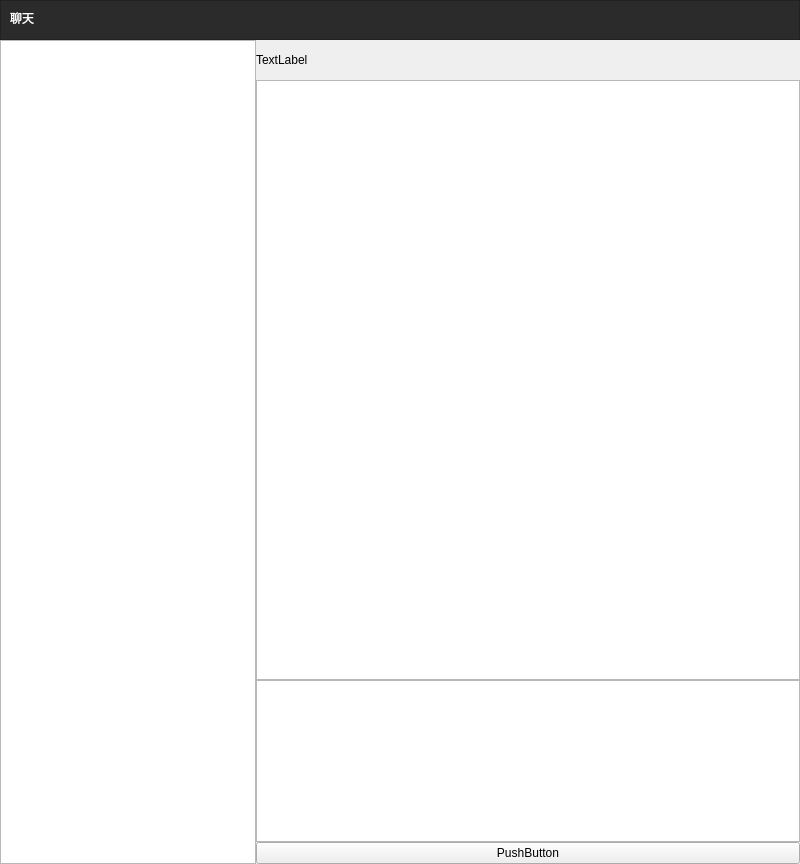
<?xml version="1.0" encoding="UTF-8"?>
<ui version="4.0">
 <class>chat_intetface</class>
 <widget class="QWidget" name="chat_intetface">
  <property name="geometry">
   <rect>
    <x>0</x>
    <y>0</y>
    <width>800</width>
    <height>864</height>
   </rect>
  </property>
  <property name="windowTitle">
   <string>chat_intetface</string>
  </property>
  <layout class="QVBoxLayout" name="verticalLayout_4">
   <property name="spacing">
    <number>0</number>
   </property>
   <property name="leftMargin">
    <number>0</number>
   </property>
   <property name="topMargin">
    <number>0</number>
   </property>
   <property name="rightMargin">
    <number>0</number>
   </property>
   <property name="bottomMargin">
    <number>0</number>
   </property>
   <item>
    <layout class="QVBoxLayout" name="verticalLayout_3">
     <property name="spacing">
      <number>0</number>
     </property>
    </layout>
   </item>
   <item>
    <widget class="QFrame" name="frame_3">
     <property name="sizePolicy">
      <sizepolicy hsizetype="Minimum" vsizetype="Minimum">
       <horstretch>0</horstretch>
       <verstretch>0</verstretch>
      </sizepolicy>
     </property>
     <property name="minimumSize">
      <size>
       <width>0</width>
       <height>40</height>
      </size>
     </property>
     <property name="styleSheet">
      <string notr="true">background-color:rgb(43, 43, 43);</string>
     </property>
     <property name="frameShape">
      <enum>QFrame::StyledPanel</enum>
     </property>
     <property name="frameShadow">
      <enum>QFrame::Raised</enum>
     </property>
     <widget class="QLabel" name="label">
      <property name="geometry">
       <rect>
        <x>10</x>
        <y>10</y>
        <width>401</width>
        <height>16</height>
       </rect>
      </property>
      <property name="styleSheet">
       <string notr="true">color:rgb(255, 255, 255);</string>
      </property>
      <property name="text">
       <string>聊天</string>
      </property>
     </widget>
    </widget>
   </item>
   <item>
    <layout class="QHBoxLayout" name="horizontalLayout_2">
     <property name="spacing">
      <number>0</number>
     </property>
     <item>
      <widget class="QListWidget" name="listWidget">
       <property name="sizePolicy">
        <sizepolicy hsizetype="Minimum" vsizetype="Minimum">
         <horstretch>0</horstretch>
         <verstretch>0</verstretch>
        </sizepolicy>
       </property>
       <property name="minimumSize">
        <size>
         <width>250</width>
         <height>820</height>
        </size>
       </property>
       <property name="styleSheet">
        <string notr="true">

QListView::item {
    background: rgb(201, 201, 201);
}

QListView::item:selected {
    border: 1px solid #6a6ea9;
}

QListView::item:selected:!active {
    background: qlineargradient(x1: 0, y1: 0, x2: 0, y2: 1,
                                stop: 0 #ABAFE5, stop: 1 #8588B2);
}

QListView::item:selected:active {
    background: qlineargradient(x1: 0, y1: 0, x2: 0, y2: 1,
                                stop: 0 #6a6ea9, stop: 1 #888dd9);
}

QListView::item:hover {
    background: qlineargradient(x1: 0, y1: 0, x2: 0, y2: 1,
                                stop: 0 #FAFBFE, stop: 1 #DCDEF1);
}</string>
       </property>
      </widget>
     </item>
     <item>
      <layout class="QVBoxLayout" name="verticalLayout_2">
       <property name="spacing">
        <number>0</number>
       </property>
       <item>
        <layout class="QHBoxLayout" name="horizontalLayout">
         <property name="spacing">
          <number>0</number>
         </property>
         <item>
          <widget class="QLabel" name="label_2">
           <property name="maximumSize">
            <size>
             <width>100</width>
             <height>16777215</height>
            </size>
           </property>
           <property name="text">
            <string>TextLabel</string>
           </property>
          </widget>
         </item>
         <item>
          <spacer name="horizontalSpacer">
           <property name="orientation">
            <enum>Qt::Horizontal</enum>
           </property>
           <property name="sizeHint" stdset="0">
            <size>
             <width>40</width>
             <height>40</height>
            </size>
           </property>
          </spacer>
         </item>
         <item>
          <widget class="QPushButton" name="pushButton_call">
           <property name="sizePolicy">
            <sizepolicy hsizetype="Fixed" vsizetype="Fixed">
             <horstretch>0</horstretch>
             <verstretch>0</verstretch>
            </sizepolicy>
           </property>
           <property name="minimumSize">
            <size>
             <width>50</width>
             <height>40</height>
            </size>
           </property>
           <property name="maximumSize">
            <size>
             <width>50</width>
             <height>40</height>
            </size>
           </property>
           <property name="text">
            <string/>
           </property>
           <property name="flat">
            <bool>true</bool>
           </property>
          </widget>
         </item>
         <item>
          <widget class="QPushButton" name="pushButton_video">
           <property name="sizePolicy">
            <sizepolicy hsizetype="Fixed" vsizetype="Fixed">
             <horstretch>0</horstretch>
             <verstretch>0</verstretch>
            </sizepolicy>
           </property>
           <property name="minimumSize">
            <size>
             <width>50</width>
             <height>40</height>
            </size>
           </property>
           <property name="maximumSize">
            <size>
             <width>50</width>
             <height>40</height>
            </size>
           </property>
           <property name="text">
            <string/>
           </property>
           <property name="flat">
            <bool>true</bool>
           </property>
          </widget>
         </item>
         <item>
          <widget class="QPushButton" name="pushButton_menu">
           <property name="sizePolicy">
            <sizepolicy hsizetype="Fixed" vsizetype="Fixed">
             <horstretch>0</horstretch>
             <verstretch>0</verstretch>
            </sizepolicy>
           </property>
           <property name="minimumSize">
            <size>
             <width>0</width>
             <height>40</height>
            </size>
           </property>
           <property name="maximumSize">
            <size>
             <width>50</width>
             <height>40</height>
            </size>
           </property>
           <property name="text">
            <string/>
           </property>
           <property name="flat">
            <bool>true</bool>
           </property>
          </widget>
         </item>
        </layout>
       </item>
       <item>
        <layout class="QVBoxLayout" name="verticalLayout">
         <property name="spacing">
          <number>0</number>
         </property>
         <item>
          <widget class="QTextEdit" name="textEdit">
           <property name="sizePolicy">
            <sizepolicy hsizetype="Minimum" vsizetype="Minimum">
             <horstretch>0</horstretch>
             <verstretch>0</verstretch>
            </sizepolicy>
           </property>
           <property name="minimumSize">
            <size>
             <width>0</width>
             <height>600</height>
            </size>
           </property>
           <property name="readOnly">
            <bool>true</bool>
           </property>
          </widget>
         </item>
         <item>
          <widget class="QTextEdit" name="textEdit_input"/>
         </item>
         <item>
          <widget class="QPushButton" name="pushButton_4">
           <property name="text">
            <string>PushButton</string>
           </property>
          </widget>
         </item>
        </layout>
       </item>
      </layout>
     </item>
    </layout>
   </item>
  </layout>
 </widget>
 <layoutdefault spacing="6" margin="11"/>
 <resources/>
 <connections/>
</ui>
